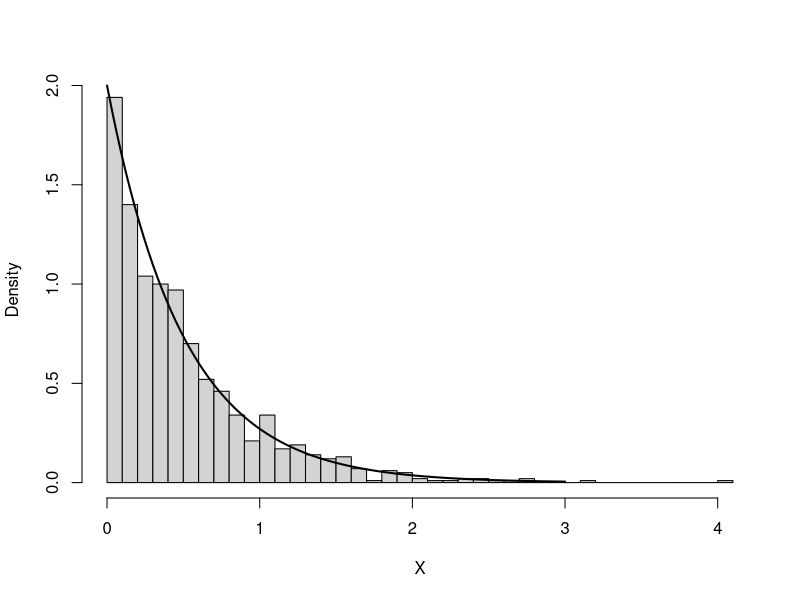
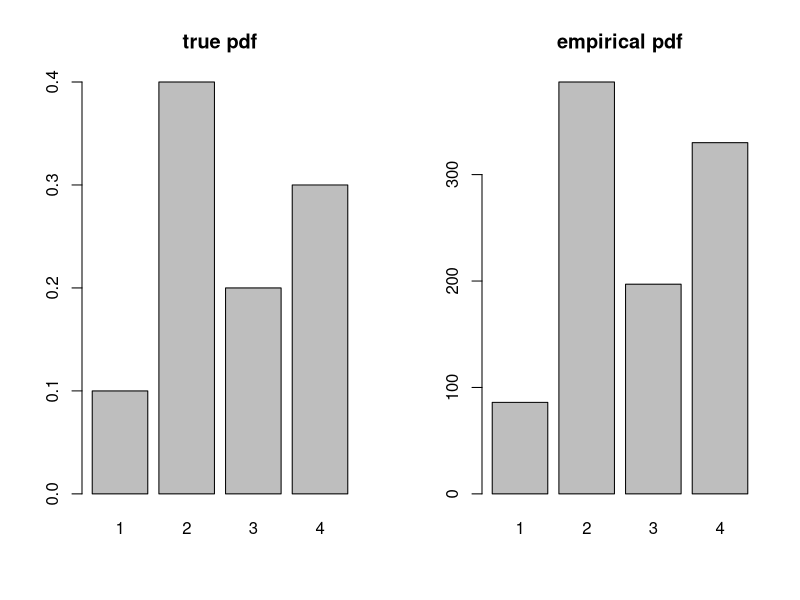

Write R code to recreate these figures, in order.
## ---- chunk 1
knitr::opts_chunk$set(comment = "#",collapse = TRUE,fig.align = "center")
## ---- chunk 2
discrete_inv_transform_sample <- function (pvec) {
  K <- length(pvec)
  u <- runif(1)
  if (u <= pvec[1])
    return(1)
  for (k in seq(2,K)) {
    if(sum(pvec[seq(1,k-1)]) < u && u <= sum(pvec[seq(1,k)]))
      return(k)
  }
}
## ---- chunk 3
num_samples <- 1000
u <-  runif(num_samples)
x <- -log(1-u)/2
hist(x,n = 32,freq = FALSE,xlab = 'X',main = "")
curve(dexp(x,rate = 2),0,3,lwd = 2,add = TRUE)
## ---- chunk 4
par(mfcol = c(1,2))
num_samples <- 1000
pvec        <- c(0.1,0.4,0.2,0.3)
names(pvec) <- 1:4
samples     <- rep(0,num_samples)
for(i in seq_len(num_samples)) {
  samples[i] <- discrete_inv_transform_sample(pvec)
}
barplot(pvec,main = "true pdf")
barplot(table(samples),main = "empirical pdf")
